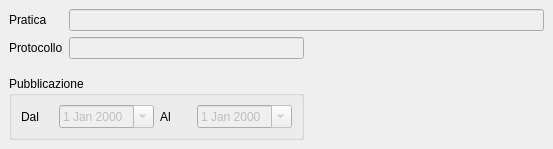
<?xml version="1.0" encoding="UTF-8"?>
<ui version="4.0">
 <class>MainWindow</class>
 <widget class="QMainWindow" name="MainWindow">
  <property name="geometry">
   <rect>
    <x>0</x>
    <y>0</y>
    <width>553</width>
    <height>149</height>
   </rect>
  </property>
  <property name="windowTitle">
   <string>Comunicato</string>
  </property>
  <widget class="QWidget" name="centralwidget">
   <layout class="QGridLayout" name="gridLayout_2">
    <item row="1" column="0">
     <widget class="QLabel" name="label_9">
      <property name="text">
       <string>Protocollo</string>
      </property>
     </widget>
    </item>
    <item row="0" column="1" colspan="2">
     <widget class="QLineEdit" name="lineEdit_pratica">
      <property name="enabled">
       <bool>false</bool>
      </property>
      <property name="column" stdset="0">
       <string>pratica</string>
      </property>
     </widget>
    </item>
    <item row="3" column="0" colspan="2">
     <widget class="QGroupBox" name="groupBox_3">
      <property name="title">
       <string>Pubblicazione</string>
      </property>
      <layout class="QGridLayout" name="gridLayout">
       <item row="0" column="0">
        <widget class="QLabel" name="label_7">
         <property name="text">
          <string>Dal</string>
         </property>
        </widget>
       </item>
       <item row="0" column="3">
        <widget class="com.axiastudio.pypapi.ui.widgets.PyPaPiDateEdit" name="dateEdit_al">
         <property name="enabled">
          <bool>false</bool>
         </property>
         <property name="calendarPopup">
          <bool>true</bool>
         </property>
         <property name="column" stdset="0">
          <string>dal</string>
         </property>
        </widget>
       </item>
       <item row="0" column="1">
        <widget class="com.axiastudio.pypapi.ui.widgets.PyPaPiDateEdit" name="dateEdit_dal">
         <property name="enabled">
          <bool>false</bool>
         </property>
         <property name="calendarPopup">
          <bool>true</bool>
         </property>
         <property name="column" stdset="0">
          <string>dal</string>
         </property>
        </widget>
       </item>
       <item row="0" column="2">
        <widget class="QLabel" name="label_8">
         <property name="text">
          <string>Al</string>
         </property>
        </widget>
       </item>
      </layout>
     </widget>
    </item>
    <item row="1" column="2">
     <spacer name="horizontalSpacer">
      <property name="orientation">
       <enum>Qt::Horizontal</enum>
      </property>
      <property name="sizeHint" stdset="0">
       <size>
        <width>40</width>
        <height>20</height>
       </size>
      </property>
     </spacer>
    </item>
    <item row="1" column="1">
     <widget class="QLineEdit" name="lineEdit_3">
      <property name="enabled">
       <bool>false</bool>
      </property>
      <property name="column" stdset="0">
       <string>protocollo</string>
      </property>
     </widget>
    </item>
    <item row="0" column="0">
     <widget class="QLabel" name="label_6">
      <property name="text">
       <string>Pratica</string>
      </property>
     </widget>
    </item>
    <item row="2" column="1" colspan="2">
     <spacer name="verticalSpacer">
      <property name="orientation">
       <enum>Qt::Vertical</enum>
      </property>
      <property name="sizeHint" stdset="0">
       <size>
        <width>20</width>
        <height>40</height>
       </size>
      </property>
     </spacer>
    </item>
   </layout>
  </widget>
 </widget>
 <customwidgets>
  <customwidget>
   <class>com.axiastudio.pypapi.ui.widgets.PyPaPiDateEdit</class>
   <extends>QDateEdit</extends>
   <header>pypapidateedit.h</header>
  </customwidget>
 </customwidgets>
 <resources/>
 <connections/>
</ui>
